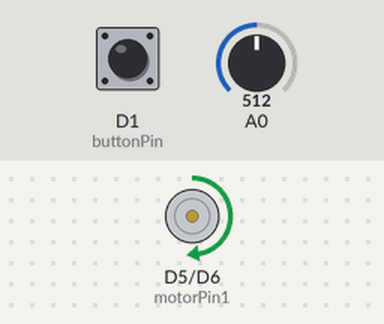
Simulated run of this program. Board: ESP8266 (NodeMCU). On the bench: motor-driver pin pairs drawn as motors (green arrow = first pin HIGH = forward, orange = second pin HIGH = backward, longer = more drive). Inputs (shaded band) come from the test bench; at power-on: A0 = 512, D1 (buttonPin) LOW. What the program prints to the serial monitor is not drawn.

Above: at 1.2 s.
1.3 s: A0 set to 0
At 2.5 s:
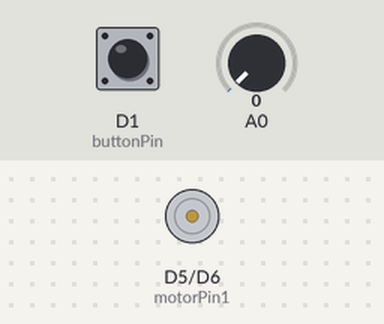
2.8 s: A0 set to 716
At 3.8 s:
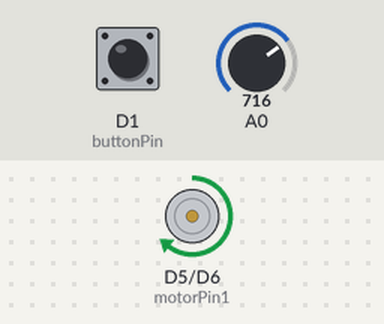
4.3 s: D1 (buttonPin) pulled HIGH for 0.15 s
At 5.6 s:
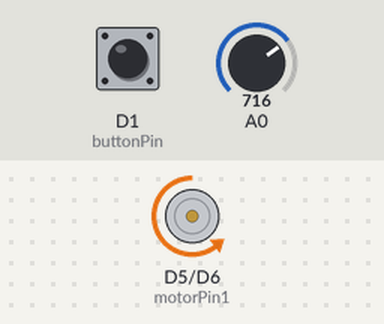
5.9 s: A0 set to 306
At 6.2 s:
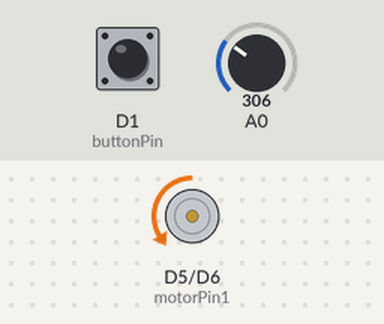
7.4 s: A0 set to 122
At 8.4 s:
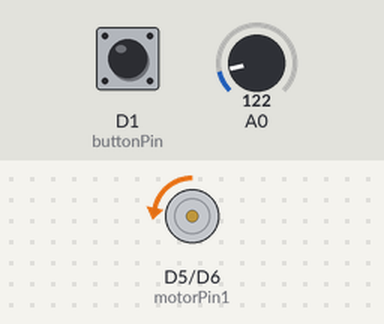
8.9 s: D1 (buttonPin) pulled HIGH for 1 s
At 10.3 s:
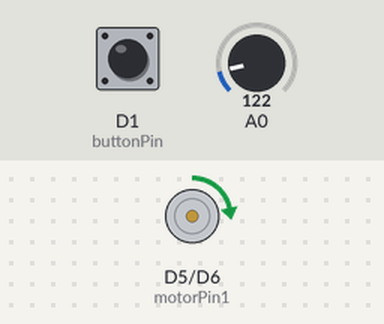
Timing chart, 0 to 11.9 s (numbered marks = the images above; inputs shaded):
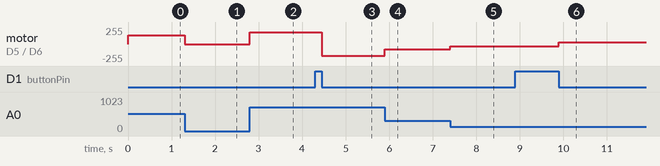

Measured:
- after the input at 1.3 s, motor on D5 (motorPin1) / D6 (motorPin2): forward 128/255 → stopped at once
- after the input at 2.8 s, motor on D5 (motorPin1) / D6 (motorPin2): stopped → forward 178/255 at once
- after the input at 4.3 s, motor on D5 (motorPin1) / D6 (motorPin2): forward 178/255 → backward 178/255 after 0.15 s
- after the input at 5.9 s, motor on D5 (motorPin1) / D6 (motorPin2): backward 178/255 → backward 76/255 at once
- after the input at 7.4 s, motor on D5 (motorPin1) / D6 (motorPin2): backward 76/255 → backward 30/255 at once
- after the input at 8.9 s, motor on D5 (motorPin1) / D6 (motorPin2): backward 30/255 → forward 30/255 after 1.0 s

The program:

main.cpp
```cpp
//4.ใช้ตัวต้านทานปรับค่าได้ เพิ่มลดความเร็วมอเตอร์และใช้ปุ่ม เพื่อเปลี่ยนการหมุนมอเตอร์เป็นทวนเข็มนาฬิกาและตามเข็มนาฬิกา
#include <Arduino.h>

const int motorPin1 = D5; // สำหรับควบคุมทิศทางการหมุน
const int motorPin2 = D6; // สำหรับควบคุมทิศทางการหมุน
const int buttonPin = D1;
int motorSpeed ;

// กำหนดตัวแปรสำหรับ State Machine
enum State { STOPPED, clockwise, anticlockwise };
State currentState = clockwise;


void setup() {
  Serial.begin(115200);
  pinMode(motorPin1, OUTPUT);
  pinMode(motorPin2, OUTPUT);
  pinMode(A0, INPUT);
  pinMode(buttonPin, INPUT);

}

void loop() {

  switch (currentState) {

    case clockwise:
      motorSpeed =map(analogRead(A0),0,1023,0,255);
      Serial.println("clockwise  "+ String(motorSpeed));
      analogWrite(motorPin1, motorSpeed);
      analogWrite(motorPin2, LOW);
      if (digitalRead(buttonPin) == HIGH) {
        while (digitalRead(buttonPin) == HIGH)
        {
        }
        currentState = anticlockwise;
      }
      break;

    case anticlockwise:
      motorSpeed =map(analogRead(A0),0,1023,0,255);
      Serial.println("anticlockwise  "+ String(motorSpeed));
      analogWrite(motorPin1, LOW);
      analogWrite(motorPin2, motorSpeed);
      if (digitalRead(buttonPin) == HIGH) {
        while (digitalRead(buttonPin) == HIGH)
        {
        }
        currentState = clockwise;
      break;
  }
}
}
```
